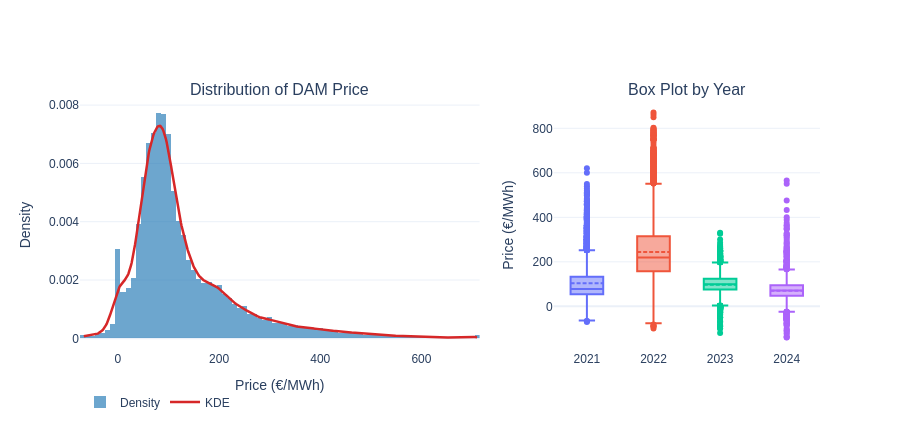

The notebook cell saved with this chart:
### Code cell
# 1.4 — Price distribution: histogram + KDE, and box per year
_TITLE_DAM_DIST = "DAM Price Distribution"

clip_lo, clip_hi = dam.Price.quantile(0.001), dam.Price.quantile(0.999)
prices_clipped   = dam.Price.clip(clip_lo, clip_hi)

kde_x = np.linspace(clip_lo, clip_hi, 600)
kde_y = gaussian_kde(prices_clipped.dropna())(kde_x)

fig = make_subplots(
    rows=1, cols=2,
    subplot_titles=["Distribution of DAM Price", "Box Plot by Year"],
    column_widths=[0.6, 0.4],
)
fig.add_trace(go.Histogram(
    x=prices_clipped, nbinsx=120,
    marker_color=C_BLUE, opacity=0.65,
    histnorm="probability density", name="Density",
), row=1, col=1)
fig.add_trace(go.Scatter(
    x=kde_x, y=kde_y, mode="lines",
    line=dict(color=C_RED, width=2.5), name="KDE",
), row=1, col=1)

year_colors = px.colors.qualitative.Plotly
for k, yr in enumerate(sorted(dam.year.unique())):
    fig.add_trace(go.Box(
        y=dam[dam.year == yr].Price,
        name=str(yr), marker_color=year_colors[k % len(year_colors)],
        showlegend=False, boxmean=True,
    ), row=1, col=2)

fig.update_layout(
    template=TEMPLATE, font_family=FONT,
    height=430, showlegend=True,
    legend=dict(orientation="h", y=-0.15),
)
fig.update_xaxes(title_text="Price (€/MWh)", row=1, col=1)
fig.update_yaxes(title_text="Density",       row=1, col=1)
fig.update_yaxes(title_text="Price (€/MWh)", row=1, col=2)
save(fig, "dam_distribution.png", title=_TITLE_DAM_DIST, h=450)
fig.show()

### Figure 1 — Plotly figure (JSON) as saved in the notebook; plotly's stock layout.template omitted (floating-point values rounded to 4 significant figures; data arrays with more than 128 entries replaced by an {"elided": "..."} marker saying what was removed)
{"data": [{"histnorm": "probability density", "marker": {"color": "#1f77b4"}, "name": "Density", "nbinsx": 120, "opacity": 0.65, "type": "histogram", "x": {"elided": "35064 float values"}, "xaxis": "x", "yaxis": "y"}, {"line": {"color": "#d62728", "width": 2.5}, "mode": "lines", "name": "KDE", "type": "scatter", "x": {"elided": "600 float values"}, "xaxis": "x", "y": {"elided": "600 float values"}, "yaxis": "y"}, {"boxmean": true, "marker": {"color": "#636EFA"}, "name": "2021", "showlegend": false, "type": "box", "xaxis": "x2", "y": {"elided": "8760 float values"}, "yaxis": "y2"}, {"boxmean": true, "marker": {"color": "#EF553B"}, "name": "2022", "showlegend": false, "type": "box", "xaxis": "x2", "y": {"elided": "8760 float values"}, "yaxis": "y2"}, {"boxmean": true, "marker": {"color": "#00CC96"}, "name": "2023", "showlegend": false, "type": "box", "xaxis": "x2", "y": {"elided": "8760 float values"}, "yaxis": "y2"}, {"boxmean": true, "marker": {"color": "#AB63FA"}, "name": "2024", "showlegend": false, "type": "box", "xaxis": "x2", "y": {"elided": "8784 float values"}, "yaxis": "y2"}], "layout": {"annotations": [{"font": {"size": 16}, "showarrow": false, "text": "Distribution of DAM Price", "x": 0.27, "xanchor": "center", "xref": "paper", "y": 1, "yanchor": "bottom", "yref": "paper"}, {"font": {"size": 16}, "showarrow": false, "text": "Box Plot by Year", "x": 0.82, "xanchor": "center", "xref": "paper", "y": 1, "yanchor": "bottom", "yref": "paper"}], "font": {"family": "Arial"}, "height": 430, "legend": {"orientation": "h", "y": -0.15}, "showlegend": true, "xaxis": {"anchor": "y", "domain": [0, 0.54], "title": {"text": "Price (€/MWh)"}}, "xaxis2": {"anchor": "y2", "domain": [0.64, 1]}, "yaxis": {"anchor": "x", "domain": [0, 1], "title": {"text": "Density"}}, "yaxis2": {"anchor": "x2", "domain": [0, 1], "title": {"text": "Price (€/MWh)"}}}}
